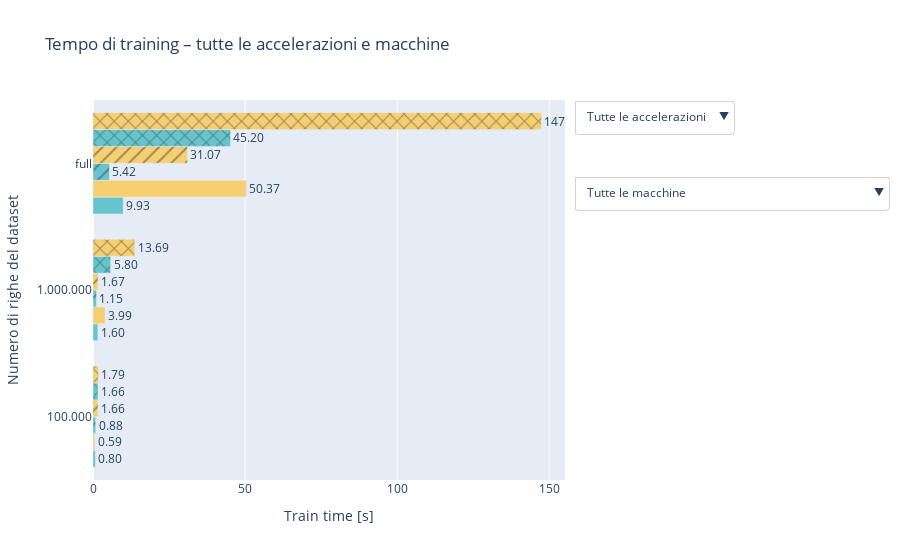

The notebook cell saved with this chart:
### Code cell
# Build machine label dynamically (CPU + GPU)
xgb_df["machine_label"] = xgb_df["CPU"] + " + " + xgb_df["GPU"]

# Acceleration label
xgb_df["acc_label"] = xgb_df["gpu"].astype(str).replace({"True": "GPU", "False": "CPU"})

# ------------------ Build dynamic and formatted dataset_rows labels -------------
def format_thousands(s: str) -> str:
    n = int(s)
    # thousands separator '.'
    return f"{n:,}".replace(",", ".")

unique_rows = xgb_df["dataset_rows"].astype(str).unique()

numeric_vals = sorted([int(v) for v in unique_rows if re.fullmatch(r"\d+", v)])
labels_formatted = [format_thousands(str(v)) for v in numeric_vals]

# ensure 'full' appears last
if "full" in unique_rows:
    labels_formatted.append("full")

# Map original rows to formatted label
mapping_label = {str(v): format_thousands(str(v)) for v in numeric_vals}
mapping_label["full"] = "full"

xgb_df["rows_label"] = xgb_df["dataset_rows"].astype(str).map(mapping_label)

# Make categorical for ordering (ascending numeric then 'full')
xgb_df["rows_label"] = pd.Categorical(xgb_df["rows_label"], categories=labels_formatted, ordered=True)

# ------------------ Machine-related dynamic parts ------------------
machine_labels = sorted(xgb_df["machine_label"].unique())

# pattern shapes cycled
patterns_cycle = ["", "/", "x", "\\", "-", "|", "+", "."]
pattern_map = {machine: patterns_cycle[i % len(patterns_cycle)]
               for i, machine in enumerate(machine_labels)}

# Color map for acceleration
color_map = {"GPU": px.colors.qualitative.Pastel[0],
             "CPU": px.colors.qualitative.Pastel[1]}

# ------------------ Build traces ------------------
traces = []
meta = []  # store metadata per trace

for machine in machine_labels:
    for acc in ["GPU", "CPU"]:
        subset = xgb_df[(xgb_df["machine_label"] == machine) & (xgb_df["acc_label"] == acc)]
        if subset.empty:
            continue
        traces.append(
            go.Bar(
                y=subset["rows_label"],
                x=subset["train_median_s"],
                orientation="h",
                showlegend=False,
                marker=dict(color=color_map[acc], pattern=dict(shape=pattern_map[machine])),
                text=[f"{t:.2f}" for t in subset["train_median_s"]],
                textposition="outside",
                hovertemplate=(
                    f"{machine}<br>%{{y}} righe · {acc}<br>%{{x:.2f}} s"
                    "<extra></extra>"
                ),
            )
        )
        meta.append({"machine": machine, "acc": acc})

fig = go.Figure(data=traces)

# ------------------ Visibility masks ------------------
n = len(traces)
vis_all = [True]*n
vis_gpu_only = [m["acc"] == "GPU" for m in meta]
vis_cpu_only = [m["acc"] == "CPU" for m in meta]

machine_vis_dict = {machine: [m["machine"] == machine for m in meta]
                    for machine in machine_labels}

# ------------------ Dropdowns ------------------
dropdown_acc = dict(
    buttons=[
        dict(label="Tutte le accelerazioni", method="update",
             args=[{"visible": vis_all},
                   {"title": "Tempo di training – tutte le accelerazioni"}]),
        dict(label="Solo GPU", method="update",
             args=[{"visible": vis_gpu_only},
                   {"title": "Tempo di training – solo GPU"}]),
        dict(label="Solo CPU", method="update",
             args=[{"visible": vis_cpu_only},
                   {"title": "Tempo di training – solo CPU"}]),
    ],
    direction="down",
    x=1.02,
    y=1,
    xanchor="left",
    yanchor="top",
    showactive=True,
    bgcolor="white",
    bordercolor="lightgray"
)

machine_buttons = [
    dict(label="Tutte le macchine", method="update",
         args=[{"visible": vis_all},
               {"title": "Tempo di training – tutte le macchine"}])
]
for machine in machine_labels:
    machine_buttons.append(
        dict(label=machine, method="update",
             args=[{"visible": machine_vis_dict[machine]},
                   {"title": f"Tempo di training – {machine}"}])
    )

dropdown_machine = dict(
    buttons=machine_buttons,
    direction="down",
    x=1.02,
    y=0.8,
    xanchor="left",
    yanchor="top",
    showactive=True,
    bgcolor="white",
    bordercolor="lightgray"
)

# ------------------ Layout updates ------------------
fig.update_layout(
    barmode="group",
    title="Tempo di training – tutte le accelerazioni e macchine",
    xaxis_title="Train time [s]",
    yaxis_title="Numero di righe del dataset",
    updatemenus=[dropdown_acc, dropdown_machine],
    margin=dict(r=200)  # space for menus
)

fig.update_yaxes(categoryorder='array', categoryarray=labels_formatted)

fig.show()

### Figure 1 — Plotly figure (JSON) as saved in the notebook; plotly's stock layout.template omitted (floating-point values rounded to 4 significant figures)
{"data": [{"hovertemplate": "AMD Ryzen 5 9600X + Nvidia RTX 5060 16GB<br>%{y} righe · GPU<br>%{x:.2f} s<extra></extra>", "marker": {"color": "rgb(102, 197, 204)", "pattern": {"shape": ""}}, "orientation": "h", "showlegend": false, "text": ["0.80", "1.60", "9.93"], "textposition": "outside", "type": "bar", "x": [0.8, 1.6, 9.93], "y": ["100.000", "1.000.000", "full"]}, {"hovertemplate": "AMD Ryzen 5 9600X + Nvidia RTX 5060 16GB<br>%{y} righe · CPU<br>%{x:.2f} s<extra></extra>", "marker": {"color": "rgb(246, 207, 113)", "pattern": {"shape": ""}}, "orientation": "h", "showlegend": false, "text": ["0.59", "3.99", "50.37"], "textposition": "outside", "type": "bar", "x": [0.59, 3.99, 50.37], "y": ["100.000", "1.000.000", "full"]}, {"hovertemplate": "AMD Ryzen 7 9800X3D + Nvidia GTX 4080 SUPER<br>%{y} righe · GPU<br>%{x:.2f} s<extra></extra>", "marker": {"color": "rgb(102, 197, 204)", "pattern": {"shape": "/"}}, "orientation": "h", "showlegend": false, "text": ["0.88", "1.15", "5.42"], "textposition": "outside", "type": "bar", "x": [0.88, 1.15, 5.42], "y": ["100.000", "1.000.000", "full"]}, {"hovertemplate": "AMD Ryzen 7 9800X3D + Nvidia GTX 4080 SUPER<br>%{y} righe · CPU<br>%{x:.2f} s<extra></extra>", "marker": {"color": "rgb(246, 207, 113)", "pattern": {"shape": "/"}}, "orientation": "h", "showlegend": false, "text": ["1.66", "1.67", "31.07"], "textposition": "outside", "type": "bar", "x": [1.66, 1.67, 31.07], "y": ["100.000", "1.000.000", "full"]}, {"hovertemplate": "Intel i5-4690K + Nvidia GTX 1060 6GB<br>%{y} righe · GPU<br>%{x:.2f} s<extra></extra>", "marker": {"color": "rgb(102, 197, 204)", "pattern": {"shape": "x"}}, "orientation": "h", "showlegend": false, "text": ["1.66", "5.80", "45.20"], "textposition": "outside", "type": "bar", "x": [1.66, 5.8, 45.2], "y": ["100.000", "1.000.000", "full"]}, {"hovertemplate": "Intel i5-4690K + Nvidia GTX 1060 6GB<br>%{y} righe · CPU<br>%{x:.2f} s<extra></extra>", "marker": {"color": "rgb(246, 207, 113)", "pattern": {"shape": "x"}}, "orientation": "h", "showlegend": false, "text": ["1.79", "13.69", "147.38"], "textposition": "outside", "type": "bar", "x": [1.79, 13.69, 147.4], "y": ["100.000", "1.000.000", "full"]}], "layout": {"barmode": "group", "margin": {"r": 200}, "title": {"text": "Tempo di training – tutte le accelerazioni e macchine"}, "updatemenus": [{"bgcolor": "white", "bordercolor": "lightgray", "buttons": [{"args": [{"visible": [true, true, true, true, true, true]}, {"title": "Tempo di training – tutte le accelerazioni"}], "label": "Tutte le accelerazioni", "method": "update"}, {"args": [{"visible": [true, false, true, false, true, false]}, {"title": "Tempo di training – solo GPU"}], "label": "Solo GPU", "method": "update"}, {"args": [{"visible": [false, true, false, true, false, true]}, {"title": "Tempo di training – solo CPU"}], "label": "Solo CPU", "method": "update"}], "direction": "down", "showactive": true, "x": 1.02, "xanchor": "left", "y": 1, "yanchor": "top"}, {"bgcolor": "white", "bordercolor": "lightgray", "buttons": [{"args": [{"visible": [true, true, true, true, true, true]}, {"title": "Tempo di training – tutte le macchine"}], "label": "Tutte le macchine", "method": "update"}, {"args": [{"visible": [true, true, false, false, false, false]}, {"title": "Tempo di training – AMD Ryzen 5 9600X + Nvidia RTX 5060 16GB"}], "label": "AMD Ryzen 5 9600X + Nvidia RTX 5060 16GB", "method": "update"}, {"args": [{"visible": [false, false, true, true, false, false]}, {"title": "Tempo di training – AMD Ryzen 7 9800X3D + Nvidia GTX 4080 SUPER"}], "label": "AMD Ryzen 7 9800X3D + Nvidia GTX 4080 SUPER", "method": "update"}, {"args": [{"visible": [false, false, false, false, true, true]}, {"title": "Tempo di training – Intel i5-4690K + Nvidia GTX 1060 6GB"}], "label": "Intel i5-4690K + Nvidia GTX 1060 6GB", "method": "update"}], "direction": "down", "showactive": true, "x": 1.02, "xanchor": "left", "y": 0.8, "yanchor": "top"}], "xaxis": {"title": {"text": "Train time [s]"}}, "yaxis": {"categoryarray": ["100.000", "1.000.000", "full"], "categoryorder": "array", "title": {"text": "Numero di righe del dataset"}}}}
